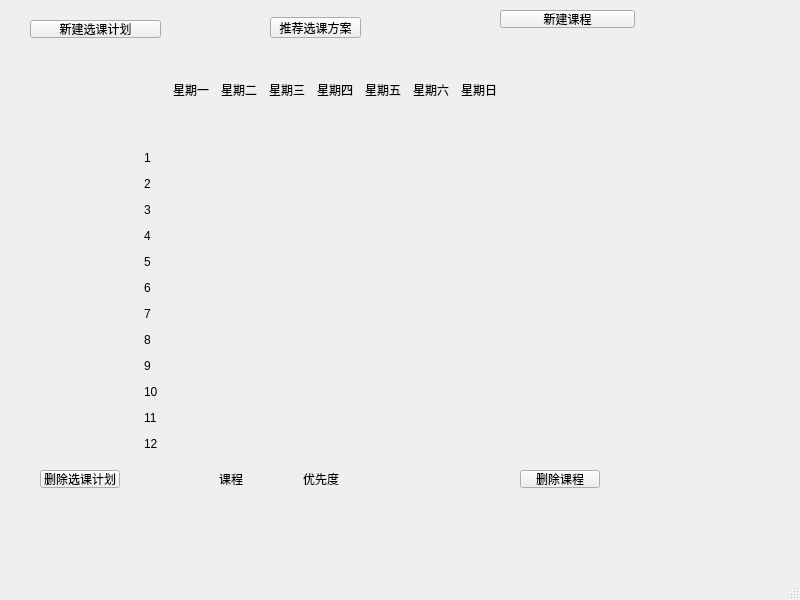
<?xml version="1.0" encoding="UTF-8"?>
<ui version="4.0">
 <class>MainWindow</class>
 <widget class="QMainWindow" name="MainWindow">
  <property name="geometry">
   <rect>
    <x>0</x>
    <y>0</y>
    <width>800</width>
    <height>600</height>
   </rect>
  </property>
  <property name="windowTitle">
   <string>MainWindow</string>
  </property>
  <widget class="QWidget" name="centralwidget">
   <widget class="QWidget" name="horizontalLayoutWidget">
    <property name="geometry">
     <rect>
      <x>20</x>
      <y>40</y>
      <width>601</width>
      <height>411</height>
     </rect>
    </property>
    <layout class="QHBoxLayout" name="MainLayout" stretch="1,3,1">
     <item>
      <layout class="QVBoxLayout" name="LeftLayout">
       <item>
        <widget class="QWidget" name="PlanWidget" native="true">
         <widget class="QWidget" name="verticalLayoutWidget">
          <property name="geometry">
           <rect>
            <x>10</x>
            <y>30</y>
            <width>160</width>
            <height>80</height>
           </rect>
          </property>
          <layout class="QVBoxLayout" name="PlanLayout"/>
         </widget>
        </widget>
       </item>
       <item>
        <spacer name="Spacer1">
         <property name="orientation">
          <enum>Qt::Vertical</enum>
         </property>
         <property name="sizeHint" stdset="0">
          <size>
           <width>20</width>
           <height>40</height>
          </size>
         </property>
        </spacer>
       </item>
      </layout>
     </item>
     <item>
      <layout class="QVBoxLayout" name="MiddleLayout" stretch="1,12">
       <property name="spacing">
        <number>12</number>
       </property>
       <item>
        <layout class="QHBoxLayout" name="WeekLayout">
         <item>
          <widget class="QLabel" name="BlankLabel">
           <property name="text">
            <string/>
           </property>
          </widget>
         </item>
         <item>
          <widget class="QLabel" name="MonLabel">
           <property name="text">
            <string>星期一</string>
           </property>
          </widget>
         </item>
         <item>
          <widget class="QLabel" name="TueLabel">
           <property name="text">
            <string>星期二</string>
           </property>
          </widget>
         </item>
         <item>
          <widget class="QLabel" name="WedLabel">
           <property name="text">
            <string>星期三</string>
           </property>
          </widget>
         </item>
         <item>
          <widget class="QLabel" name="ThuLabel">
           <property name="text">
            <string>星期四</string>
           </property>
          </widget>
         </item>
         <item>
          <widget class="QLabel" name="FriLabel">
           <property name="text">
            <string>星期五</string>
           </property>
          </widget>
         </item>
         <item>
          <widget class="QLabel" name="SatLabel">
           <property name="text">
            <string>星期六</string>
           </property>
          </widget>
         </item>
         <item>
          <widget class="QLabel" name="SunLabel">
           <property name="text">
            <string>星期日</string>
           </property>
          </widget>
         </item>
        </layout>
       </item>
       <item>
        <layout class="QHBoxLayout" name="TableLayout" stretch="1,7">
         <item>
          <layout class="QVBoxLayout" name="TimeLayout">
           <item>
            <widget class="QLabel" name="T1Label">
             <property name="text">
              <string>1</string>
             </property>
            </widget>
           </item>
           <item>
            <widget class="QLabel" name="T2Label">
             <property name="text">
              <string>2</string>
             </property>
            </widget>
           </item>
           <item>
            <widget class="QLabel" name="T3Label">
             <property name="text">
              <string>3</string>
             </property>
            </widget>
           </item>
           <item>
            <widget class="QLabel" name="T4Label">
             <property name="text">
              <string>4</string>
             </property>
            </widget>
           </item>
           <item>
            <widget class="QLabel" name="T5Label">
             <property name="text">
              <string>5</string>
             </property>
            </widget>
           </item>
           <item>
            <widget class="QLabel" name="T6Label">
             <property name="text">
              <string>6</string>
             </property>
            </widget>
           </item>
           <item>
            <widget class="QLabel" name="T7Label">
             <property name="text">
              <string>7</string>
             </property>
            </widget>
           </item>
           <item>
            <widget class="QLabel" name="T8Label">
             <property name="text">
              <string>8</string>
             </property>
            </widget>
           </item>
           <item>
            <widget class="QLabel" name="T9Label">
             <property name="text">
              <string>9</string>
             </property>
            </widget>
           </item>
           <item>
            <widget class="QLabel" name="T10Label">
             <property name="text">
              <string>10</string>
             </property>
            </widget>
           </item>
           <item>
            <widget class="QLabel" name="T11Label">
             <property name="text">
              <string>11</string>
             </property>
            </widget>
           </item>
           <item>
            <widget class="QLabel" name="T12Label">
             <property name="text">
              <string>12</string>
             </property>
            </widget>
           </item>
          </layout>
         </item>
         <item>
          <layout class="QHBoxLayout" name="CourseTableLayout">
           <item>
            <layout class="QVBoxLayout" name="C1Layout"/>
           </item>
           <item>
            <layout class="QVBoxLayout" name="C2Layout"/>
           </item>
           <item>
            <layout class="QVBoxLayout" name="C3Layout"/>
           </item>
           <item>
            <layout class="QVBoxLayout" name="C4Layout"/>
           </item>
           <item>
            <layout class="QVBoxLayout" name="C5Layout"/>
           </item>
           <item>
            <layout class="QVBoxLayout" name="C6Layout"/>
           </item>
           <item>
            <layout class="QVBoxLayout" name="C7Layout"/>
           </item>
          </layout>
         </item>
        </layout>
       </item>
      </layout>
     </item>
     <item>
      <layout class="QVBoxLayout" name="RightLayout">
       <item>
        <widget class="QWidget" name="CourseWidget" native="true">
         <widget class="QWidget" name="verticalLayoutWidget_2">
          <property name="geometry">
           <rect>
            <x>20</x>
            <y>30</y>
            <width>160</width>
            <height>80</height>
           </rect>
          </property>
          <layout class="QVBoxLayout" name="CourseLayout"/>
         </widget>
        </widget>
       </item>
       <item>
        <spacer name="Spacer2">
         <property name="orientation">
          <enum>Qt::Vertical</enum>
         </property>
         <property name="sizeHint" stdset="0">
          <size>
           <width>20</width>
           <height>40</height>
          </size>
         </property>
        </spacer>
       </item>
      </layout>
     </item>
    </layout>
   </widget>
   <widget class="QPushButton" name="AddPlan">
    <property name="geometry">
     <rect>
      <x>30</x>
      <y>20</y>
      <width>131</width>
      <height>18</height>
     </rect>
    </property>
    <property name="text">
     <string>新建选课计划</string>
    </property>
   </widget>
   <widget class="QPushButton" name="AddCourse">
    <property name="geometry">
     <rect>
      <x>500</x>
      <y>10</y>
      <width>135</width>
      <height>18</height>
     </rect>
    </property>
    <property name="text">
     <string>新建课程</string>
    </property>
   </widget>
   <widget class="QWidget" name="ConflictWidget" native="true">
    <property name="geometry">
     <rect>
      <x>219</x>
      <y>470</y>
      <width>161</width>
      <height>91</height>
     </rect>
    </property>
    <widget class="QWidget" name="horizontalLayoutWidget_2">
     <property name="geometry">
      <rect>
       <x>0</x>
       <y>0</y>
       <width>161</width>
       <height>91</height>
      </rect>
     </property>
     <layout class="QHBoxLayout" name="ConflictLayout">
      <item>
       <layout class="QVBoxLayout" name="ConflictLeftLayout">
        <item>
         <widget class="QLabel" name="LeftTitleLabel">
          <property name="text">
           <string>课程</string>
          </property>
         </widget>
        </item>
        <item>
         <spacer name="Spacer3">
          <property name="orientation">
           <enum>Qt::Vertical</enum>
          </property>
          <property name="sizeHint" stdset="0">
           <size>
            <width>20</width>
            <height>40</height>
           </size>
          </property>
         </spacer>
        </item>
       </layout>
      </item>
      <item>
       <layout class="QVBoxLayout" name="ConflictRightLayout">
        <item>
         <widget class="QLabel" name="RightTitleLabel">
          <property name="text">
           <string>优先度</string>
          </property>
         </widget>
        </item>
        <item>
         <spacer name="Spacer4">
          <property name="orientation">
           <enum>Qt::Vertical</enum>
          </property>
          <property name="sizeHint" stdset="0">
           <size>
            <width>20</width>
            <height>40</height>
           </size>
          </property>
         </spacer>
        </item>
       </layout>
      </item>
     </layout>
    </widget>
   </widget>
   <widget class="QPushButton" name="DeletePlan">
    <property name="geometry">
     <rect>
      <x>40</x>
      <y>470</y>
      <width>80</width>
      <height>18</height>
     </rect>
    </property>
    <property name="text">
     <string>删除选课计划</string>
    </property>
   </widget>
   <widget class="QPushButton" name="DeleteCourse">
    <property name="geometry">
     <rect>
      <x>520</x>
      <y>470</y>
      <width>80</width>
      <height>18</height>
     </rect>
    </property>
    <property name="text">
     <string>删除课程</string>
    </property>
   </widget>
   <widget class="QPushButton" name="Recommend">
    <property name="geometry">
     <rect>
      <x>270</x>
      <y>17</y>
      <width>91</width>
      <height>21</height>
     </rect>
    </property>
    <property name="text">
     <string>推荐选课方案</string>
    </property>
   </widget>
  </widget>
  <widget class="QMenuBar" name="menubar">
   <property name="geometry">
    <rect>
     <x>0</x>
     <y>0</y>
     <width>800</width>
     <height>17</height>
    </rect>
   </property>
  </widget>
  <widget class="QStatusBar" name="statusbar"/>
 </widget>
 <resources/>
 <connections/>
</ui>
